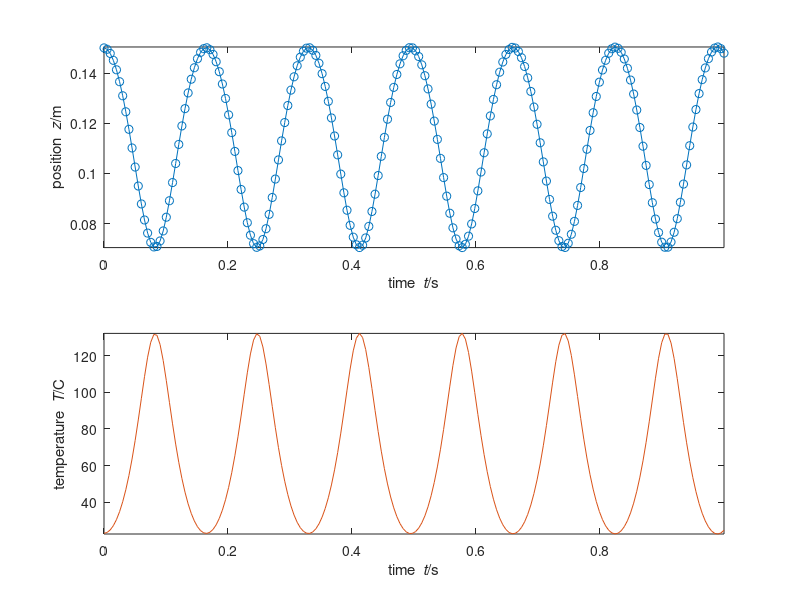

This chart was generated by the following MATLAB code:
%%% idealgas_piston.m - adiabatic
%% Simulation of ideal gas & mass piston in 1D
%% SI units used throughout
%% Coordinate z
%%%% Constants
m = 10; % mass of piston
N = 0.04; % amount of ideal gas
A = 0.1^2; % area of piston
g = 9.8; % gravitational acceleration
R = 8.31446261815; % molar gas constant
C = 20; % molar heat capacity
mu = 0.00004; % gas viscosity
h = 0; % heat-transfer coefficient
Te = 273.15 + 23; % temperature of environment
Fatm = -100000*A; % force on piston by atmosphere
%%
G = -m*g; % gravity supply of momentum to piston
%%
t1 = 1; % final time
dt = 0.00001; % time step
%%%% STATE: z, v, T; initial conditions
t = 0; % initial time
z = 0.15; % initial position of piston
v = 0; % initial velocity of piston
T = 273.15 + 23; % initial temperature of gas
%% %@
%% Plot & saving
%% adjust final time if not multiple of timestep
t1 = t1 + mod(t1-t,dt);
%% Save values of all quantities at some steps during the simulation,
%% for subsequente analysis or plotting
%% (saving at all timesteps could be too costly)
Nsaves = 200; % number of timepoints to save during the simulation
%% Calculate time interval for saving
dsave = (t1-t)/(Nsaves-1);
if abs(dsave) < (dt)
  error('time interval between saves is smaller than timestep')
end
%% Initialize vectors to contain saved values
tSave = nan(Nsaves,1);
zSave = nan(Nsaves,1);
vSave = nan(Nsaves,1);
TSave = nan(Nsaves,1);
%% Save initial values
i = 1; % index that keeps count of savepoints
t0 = t;
tSave(1) = t;
zSave(1) = z;
vSave(1) = v;
TSave(1) = T;
%% Initialize plot
clf;%close all;
subplot(2,1,1)
cols = get(0, 'DefaultAxesColorOrder');
plot(tSave(1), zSave(1), 'o','Color',cols(1,:)); axis('tight');
xlabel('time {\it t}/s'); ylabel('position {\it z}/m'); hold on;
%% %@
%% Numerical time integration
%% loop
while t < t1
  %% We need P,Fpg,z,v,E,Fgp,Qbot (G constant)
  %% we have z,v,T
  %% find P,Fpg,E,Qbot,Fgp using constitutive relations
  P = m*v;
  Fgp = -(N*R*T/z - A*mu*v/z);
  Fpg = -Fgp;
  E = C*N*T;
  Qbot = A*h*(Te - T);
  %%
  %% Drive forward in time
  %% update momentum of piston
  P = P + (Fpg + Fatm + G)*dt;
  %% update position of piston
  z = z + v*dt;
  %% update internal energy of gas
  E = E + (Qbot + Fgp*v)*dt;
  %% update time
  t = t + dt;
  %%
  %% Find new state for next iteration
  %% We need z,v,T
  %% we have P,z,E
  %% find v,T using constitutive relations
  v = P/m;
  T = E/(C*N);
  %% %@
  %% Check whether to save & plot at this step
  if min(abs([0 dsave] - mod(t-t0, dsave))) <= dt/2
    i = i+1;
    tSave(i) = t;
    zSave(i) = z;
    vSave(i) = v;
    TSave(i) = T;
    plot(t, z, 'o','Color',cols(1,:));
    pause(0.001);
  end %@
end %@
%% Plot trajectory
plot(tSave,zSave,'-','Color',cols(1,:));
subplot(2,1,2)
plot(tSave,TSave-273.15,'-','Color',cols(2,:)); axis('tight');
xlabel('time {\it t}/s'); ylabel('temperature {\it T}/C');  %@
